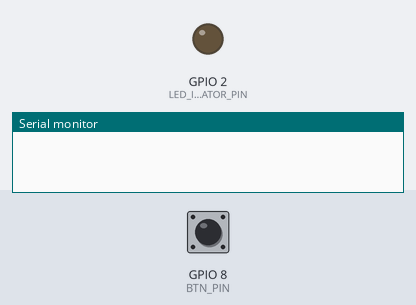
Simulated run of this sketch. Board: ESP8266 (NodeMCU). On the bench: output pins drawn as LEDs (lit = HIGH), the last lines printed to the serial monitor. Inputs (shaded band) come from the test bench; at power-on: GPIO 8 (BTN_PIN) HIGH.

Above: at 1.3 s.
1.4 s: GPIO 8 (BTN_PIN) pulled LOW for 0.15 s
At 2.7 s:
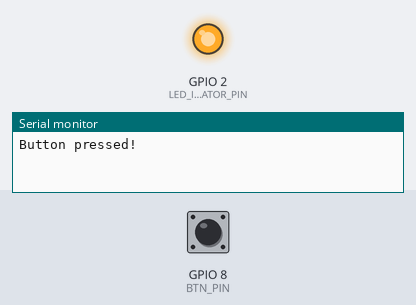
Timing chart, 0 to 4.4 s (numbered marks = the images above; inputs shaded):
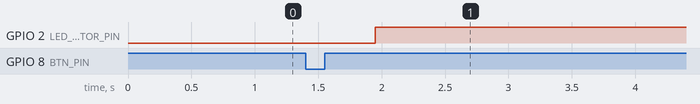

Measured:
- after the input at 1.4 s, GPIO 2 (LED_INDICATOR_PIN): LOW → HIGH after 0.55 s

The sketch:

modules_rf433_tx.ino
```cpp
/*
   PIN CONNECTIONS

   GND  --> GND
   VCC  --> 5V
   DATA --> D7

*/
//= DEFINES ========================================================================================
#define RF_TX_PIN 7 // RF Transmiter on pin D7
#define BTN_PIN 8   // button on pin 8

#if defined(ESP8266)
// interrupt handler and related code must be in RAM on ESP8266,
// according to issue #46.
#define RECEIVE_ATTR ICACHE_RAM_ATTR
#define VAR_ISR_ATTR
#define HIGH 0x0
#define LOW  0x1
#endif

//= INCLUDES =======================================================================================
#include <RCSwitch.h>


//= CONSTANTS ======================================================================================
const int LED_INDICATOR_PIN = LED_BUILTIN;  // choose the pin for the LED

const int pulse_length = 351;
const unsigned int code_length = 24;

const unsigned long code = 9037304;
//const unsigned long code = 6145633;

//= VARIABLES ======================================================================================
//volatile int ledState = HIGH;
static uint8_t lastBtnState = LOW;

RCSwitch rfTx = RCSwitch();

//==================================================================================================
void setup() {
  // Open serial communications and wait for port to open:
  Serial.begin(57600);
  // initialize digital pin LED_INDICATOR_PIN as an output.
  pinMode(LED_INDICATOR_PIN, OUTPUT);
  //
  rfTx.enableTransmit(RF_TX_PIN);

  // Optional set protocol (default is 1, will work for most outlets)
  // rfTx.setProtocol(2);

  // Optional set pulse length.
  rfTx.setPulseLength(pulse_length);

  // Optional set number of transmission repetitions.
  rfTx.setRepeatTransmit(4);

  //
  pinMode(BTN_PIN, INPUT_PULLUP);
  lastBtnState = digitalRead(BTN_PIN);
  //
  delay(100);
}
//==================================================================================================
void loop() {
  uint8_t state = digitalRead(BTN_PIN);
  if (state != lastBtnState) {
    lastBtnState = state;
    if (state == HIGH) {
      Serial.println("Button pressed!");
      transmitCode();
    }
  }

  //Serial.println("*");
  delay(100);
}
//==================================================================================================
void transmitCode() {
  digitalWrite(LED_INDICATOR_PIN, HIGH);
  rfTx.send(code, code_length);
  delay(100);
  digitalWrite(LED_INDICATOR_PIN, LOW);
}
//==================================================================================================
```
